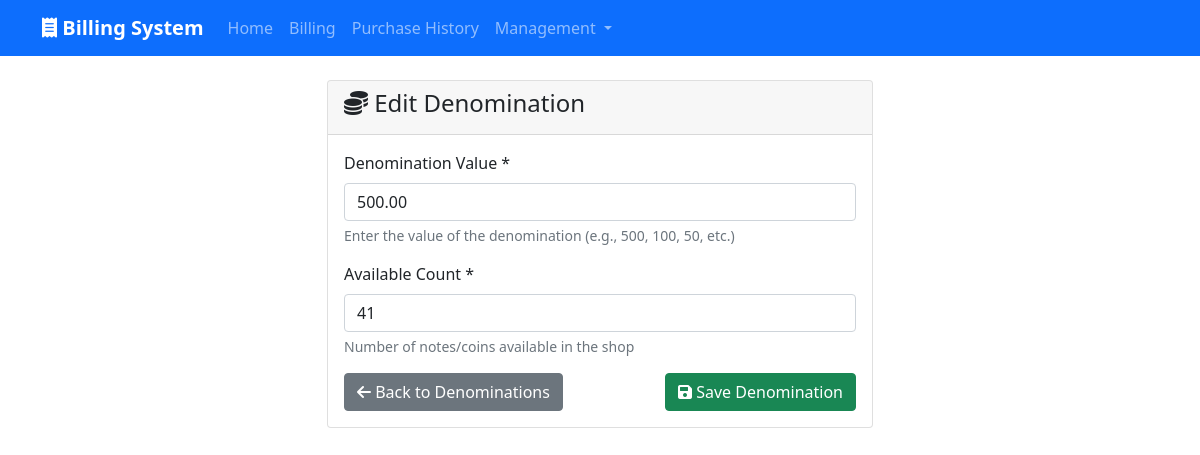
The app's page /denominations/10/edit/, older data.
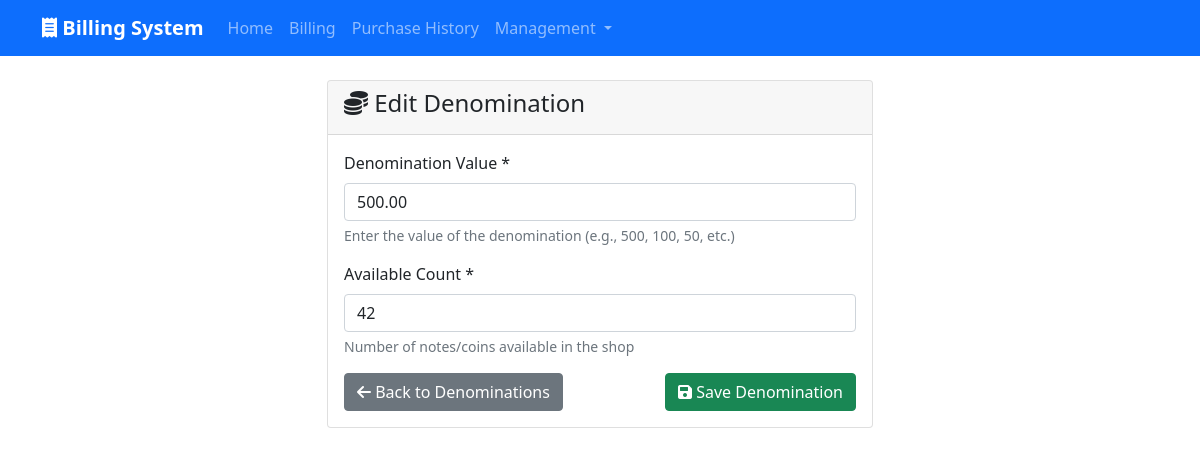
The same page, newer data.
### billing/models.py (models this page shows, shortened)
class Denomination(models.Model):
    value = models.DecimalField(max_digits=10, decimal_places=2)
    count = models.PositiveIntegerField(default=0)
    class Meta:
        ordering = ['-value']

### billing/views.py (the view)
# urls.py: path('denominations/<int:pk>/edit/', views.denomination_edit, name='denomination_edit'),
def denomination_edit(request, pk):
    denomination = get_object_or_404(Denomination, pk=pk)
    if request.method == 'POST':
        form = DenominationForm(request.POST, instance=denomination)
        if form.is_valid():
            form.save()
            messages.success(request, 'Denomination updated successfully!')
            return redirect('denomination_list')
    else:
        form = DenominationForm(instance=denomination)
    return render(request, 'billing/denomination_form.html', {'form': form, 'title': 'Edit Denomination'})

### billing/forms.py
class DenominationForm(forms.ModelForm):
    class Meta:
        model = Denomination
        fields = ['value', 'count']
        widgets = {
            'value': forms.NumberInput(attrs={'class': 'form-control', 'step': '0.01', 'min': '0.01'}),
            'count': forms.NumberInput(attrs={'class': 'form-control', 'min': '0'}),
        }

### billing/templates/billing/denomination_form.html (shortened to what this page needs)
{% extends 'base.html' %}
{% block content %}
<div class="row">
    <div class="col-md-6 mx-auto">
        <div class="card">
            <div class="card-header">
                <h4><i class="fas fa-coins"></i> {{ title }}</h4>
            </div>
            <div class="card-body">
                <form method="POST">
                    <div class="mb-3">
                        <label for="{{ form.value.id_for_label }}" class="form-label">Denomination Value *</label>
                        {{ form.value }}
                        <div class="form-text">Enter the value of the denomination (e.g., 500, 100, 50, etc.)</div>
                    </div>
                    <div class="mb-3">
                        <label for="{{ form.count.id_for_label }}" class="form-label">Available Count *</label>
                        {{ form.count }}
                        <div class="form-text">Number of notes/coins available in the shop</div>
                    </div>
                    <div class="d-flex justify-content-between">
                        <a href="{% url 'denomination_list' %}" class="btn btn-secondary">
                            <i class="fas fa-arrow-left"></i> Back to Denominations
                        </a>
                        <button type="submit" class="btn btn-success">
                            <i class="fas fa-save"></i> Save Denomination
                        </button>
                    </div>
                </form>
            </div>
        </div>
    </div>
</div>
{% endblock %}

Row changes from the older to the newer data that the page shows:
changed Denomination: count "41" → "42"
